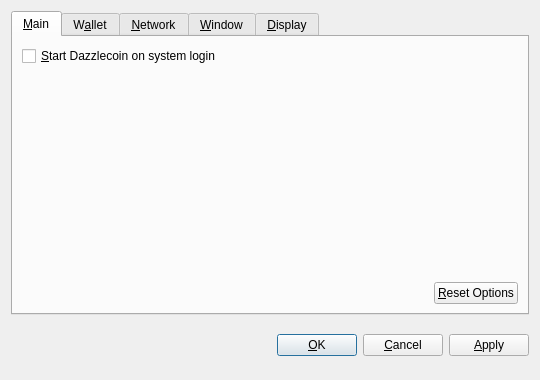
<?xml version="1.0" encoding="UTF-8"?>
<ui version="4.0">
 <class>OptionsDialog</class>
 <widget class="QDialog" name="OptionsDialog">
  <property name="geometry">
   <rect>
    <x>0</x>
    <y>0</y>
    <width>540</width>
    <height>380</height>
   </rect>
  </property>
  <property name="windowTitle">
   <string>Options</string>
  </property>
  <property name="modal">
   <bool>true</bool>
  </property>
  <layout class="QVBoxLayout" name="verticalLayout">
   <item>
    <widget class="QTabWidget" name="tabWidget">
     <property name="tabPosition">
      <enum>QTabWidget::North</enum>
     </property>
     <property name="currentIndex">
      <number>0</number>
     </property>
     <widget class="QWidget" name="tabMain">
      <attribute name="title">
       <string>&amp;Main</string>
      </attribute>
      <layout class="QVBoxLayout" name="verticalLayout_Main">
       <item>
        <widget class="QCheckBox" name="bitcoinAtStartup">
         <property name="toolTip">
          <string>Automatically start Dazzlecoin after logging in to the system.</string>
         </property>
         <property name="text">
          <string>&amp;Start Dazzlecoin on system login</string>
         </property>
        </widget>
       </item>
       <item>
        <spacer name="verticalSpacer_Main">
         <property name="orientation">
          <enum>Qt::Vertical</enum>
         </property>
         <property name="sizeHint" stdset="0">
          <size>
           <width>20</width>
           <height>40</height>
          </size>
         </property>
        </spacer>
       </item>
       <item>
        <layout class="QHBoxLayout" name="horizontalLayout_2_Main">
         <item>
          <spacer name="horizontalSpacer_2_Main">
           <property name="orientation">
            <enum>Qt::Horizontal</enum>
           </property>
           <property name="sizeHint" stdset="0">
            <size>
             <width>40</width>
             <height>20</height>
            </size>
           </property>
          </spacer>
         </item>
         <item>
          <widget class="QPushButton" name="resetButton">
           <property name="toolTip">
            <string>Reset all client options to default.</string>
           </property>
           <property name="text">
            <string>&amp;Reset Options</string>
           </property>
           <property name="autoDefault">
            <bool>false</bool>
           </property>
          </widget>
         </item>
        </layout>
       </item>
      </layout>
     </widget>
     <widget class="QWidget" name="tabWallet">
      <attribute name="title">
       <string>W&amp;allet</string>
      </attribute>
      <layout class="QVBoxLayout" name="verticalLayout_Network">
       <item>
        <widget class="QLabel" name="transactionFeeInfoLabel">
         <property name="text">
          <string>Optional transaction fee per kB that helps make sure your transactions are processed quickly. Most transactions are 1 kB.</string>
         </property>
         <property name="textFormat">
          <enum>Qt::PlainText</enum>
         </property>
         <property name="wordWrap">
          <bool>true</bool>
         </property>
        </widget>
       </item>
       <item>
        <layout class="QHBoxLayout" name="horizontalLayout_1_Main">
         <item>
          <widget class="QLabel" name="transactionFeeLabel">
           <property name="text">
            <string>Pay transaction &amp;fee</string>
           </property>
           <property name="textFormat">
            <enum>Qt::PlainText</enum>
           </property>
           <property name="buddy">
            <cstring>transactionFee</cstring>
           </property>
          </widget>
         </item>
         <item>
          <widget class="BitcoinAmountField" name="transactionFee"/>
         </item>
         <item>
          <spacer name="horizontalSpacer_1_Main">
           <property name="orientation">
            <enum>Qt::Horizontal</enum>
           </property>
           <property name="sizeHint" stdset="0">
            <size>
             <width>40</width>
             <height>20</height>
            </size>
           </property>
          </spacer>
         </item>
        </layout>
       </item>
       <item>
        <widget class="QLabel" name="label">
         <property name="text">
          <string>If you disable the spending of unconfirmed change, the change from a transaction cannot be used until that transaction has at least one confirmation. This also affects how your balance is computed.</string>
         </property>
         <property name="wordWrap">
          <bool>true</bool>
         </property>
        </widget>
       </item>
       <item>
        <widget class="QCheckBox" name="spendZeroConfChange">
         <property name="text">
          <string>Spend unconfirmed change  (experts only)</string>
         </property>
        </widget>
       </item>
       <item>
        <spacer name="verticalSpacer">
         <property name="orientation">
          <enum>Qt::Vertical</enum>
         </property>
         <property name="sizeHint" stdset="0">
          <size>
           <width>20</width>
           <height>40</height>
          </size>
         </property>
        </spacer>
       </item>
      </layout>
     </widget>
     <widget class="QWidget" name="tabNetwork">
      <attribute name="title">
       <string>&amp;Network</string>
      </attribute>
      <layout class="QVBoxLayout" name="verticalLayout_Network">
       <item>
        <widget class="QCheckBox" name="mapPortUpnp">
         <property name="toolTip">
          <string>Automatically open the Dazzlecoin client port on the router. This only works when your router supports UPnP and it is enabled.</string>
         </property>
         <property name="text">
          <string>Map port using &amp;UPnP</string>
         </property>
        </widget>
       </item>
       <item>
        <widget class="QCheckBox" name="connectSocks">
         <property name="toolTip">
          <string>Connect to the Dazzlecoin network through a SOCKS proxy (e.g. when connecting through Tor).</string>
         </property>
         <property name="text">
          <string>&amp;Connect through SOCKS proxy:</string>
         </property>
        </widget>
       </item>
       <item>
        <layout class="QHBoxLayout" name="horizontalLayout_Network">
         <item>
          <widget class="QLabel" name="proxyIpLabel">
           <property name="text">
            <string>Proxy &amp;IP:</string>
           </property>
           <property name="textFormat">
            <enum>Qt::PlainText</enum>
           </property>
           <property name="buddy">
            <cstring>proxyIp</cstring>
           </property>
          </widget>
         </item>
         <item>
          <widget class="QValidatedLineEdit" name="proxyIp">
           <property name="maximumSize">
            <size>
             <width>140</width>
             <height>16777215</height>
            </size>
           </property>
           <property name="toolTip">
            <string>IP address of the proxy (e.g. 127.0.0.1)</string>
           </property>
          </widget>
         </item>
         <item>
          <widget class="QLabel" name="proxyPortLabel">
           <property name="text">
            <string>&amp;Port:</string>
           </property>
           <property name="textFormat">
            <enum>Qt::PlainText</enum>
           </property>
           <property name="buddy">
            <cstring>proxyPort</cstring>
           </property>
          </widget>
         </item>
         <item>
          <widget class="QLineEdit" name="proxyPort">
           <property name="maximumSize">
            <size>
             <width>55</width>
             <height>16777215</height>
            </size>
           </property>
           <property name="toolTip">
            <string>Port of the proxy (e.g. 9050)</string>
           </property>
          </widget>
         </item>
         <item>
          <widget class="QLabel" name="socksVersionLabel">
           <property name="text">
            <string>SOCKS &amp;Version:</string>
           </property>
           <property name="textFormat">
            <enum>Qt::PlainText</enum>
           </property>
           <property name="buddy">
            <cstring>socksVersion</cstring>
           </property>
          </widget>
         </item>
         <item>
          <widget class="QValueComboBox" name="socksVersion">
           <property name="toolTip">
            <string>SOCKS version of the proxy (e.g. 5)</string>
           </property>
          </widget>
         </item>
         <item>
          <spacer name="horizontalSpacer_Network">
           <property name="orientation">
            <enum>Qt::Horizontal</enum>
           </property>
           <property name="sizeHint" stdset="0">
            <size>
             <width>40</width>
             <height>20</height>
            </size>
           </property>
          </spacer>
         </item>
        </layout>
       </item>
       <item>
        <spacer name="verticalSpacer_Network">
         <property name="orientation">
          <enum>Qt::Vertical</enum>
         </property>
         <property name="sizeHint" stdset="0">
          <size>
           <width>20</width>
           <height>40</height>
          </size>
         </property>
        </spacer>
       </item>
      </layout>
     </widget>
     <widget class="QWidget" name="tabWindow">
      <attribute name="title">
       <string>&amp;Window</string>
      </attribute>
      <layout class="QVBoxLayout" name="verticalLayout_Window">
       <item>
        <widget class="QCheckBox" name="minimizeToTray">
         <property name="toolTip">
          <string>Show only a tray icon after minimizing the window.</string>
         </property>
         <property name="text">
          <string>&amp;Minimize to the tray instead of the taskbar</string>
         </property>
        </widget>
       </item>
       <item>
        <widget class="QCheckBox" name="minimizeOnClose">
         <property name="toolTip">
          <string>Minimize instead of exit the application when the window is closed. When this option is enabled, the application will be closed only after selecting Quit in the menu.</string>
         </property>
         <property name="text">
          <string>M&amp;inimize on close</string>
         </property>
        </widget>
       </item>
       <item>
        <spacer name="verticalSpacer_Window">
         <property name="orientation">
          <enum>Qt::Vertical</enum>
         </property>
         <property name="sizeHint" stdset="0">
          <size>
           <width>20</width>
           <height>40</height>
          </size>
         </property>
        </spacer>
       </item>
      </layout>
     </widget>
     <widget class="QWidget" name="tabDisplay">
      <attribute name="title">
       <string>&amp;Display</string>
      </attribute>
      <layout class="QVBoxLayout" name="verticalLayout_Display">
       <item>
        <layout class="QHBoxLayout" name="horizontalLayout_1_Display">
         <item>
          <widget class="QLabel" name="langLabel">
           <property name="text">
            <string>User Interface &amp;language:</string>
           </property>
           <property name="textFormat">
            <enum>Qt::PlainText</enum>
           </property>
           <property name="buddy">
            <cstring>lang</cstring>
           </property>
          </widget>
         </item>
         <item>
          <widget class="QValueComboBox" name="lang">
           <property name="toolTip">
            <string>The user interface language can be set here. This setting will take effect after restarting Dazzlecoin.</string>
           </property>
          </widget>
         </item>
        </layout>
       </item>
       <item>
        <layout class="QHBoxLayout" name="horizontalLayout_2_Display">
         <item>
          <widget class="QLabel" name="unitLabel">
           <property name="text">
            <string>&amp;Unit to show amounts in:</string>
           </property>
           <property name="textFormat">
            <enum>Qt::PlainText</enum>
           </property>
           <property name="buddy">
            <cstring>unit</cstring>
           </property>
          </widget>
         </item>
         <item>
          <widget class="QValueComboBox" name="unit">
           <property name="toolTip">
            <string>Choose the default subdivision unit to show in the interface and when sending coins.</string>
           </property>
          </widget>
         </item>
        </layout>
       </item>
       <item>
        <widget class="QCheckBox" name="displayAddresses">
         <property name="toolTip">
          <string>Whether to show Dazzlecoin addresses in the transaction list or not.</string>
         </property>
         <property name="text">
          <string>&amp;Display addresses in transaction list</string>
         </property>
        </widget>
       </item>
       <item>
        <widget class="QCheckBox" name="coinControlFeatures">
         <property name="toolTip">
          <string>Whether to show coin control features or not.</string>
         </property>
         <property name="text">
          <string>Display coin &amp;control features (experts only!)</string>
         </property>
        </widget>
       </item>
       <item>
        <spacer name="verticalSpacer_Display">
         <property name="orientation">
          <enum>Qt::Vertical</enum>
         </property>
         <property name="sizeHint" stdset="0">
          <size>
           <width>20</width>
           <height>40</height>
          </size>
         </property>
        </spacer>
       </item>
      </layout>
     </widget>
    </widget>
   </item>
   <item>
    <layout class="QHBoxLayout" name="horizontalLayout_Buttons">
     <item>
      <spacer name="horizontalSpacer_1">
       <property name="orientation">
        <enum>Qt::Horizontal</enum>
       </property>
       <property name="sizeHint" stdset="0">
        <size>
         <width>40</width>
         <height>48</height>
        </size>
       </property>
      </spacer>
     </item>
     <item>
      <widget class="QLabel" name="statusLabel">
       <property name="font">
        <font>
         <weight>75</weight>
         <bold>true</bold>
        </font>
       </property>
       <property name="text">
        <string/>
       </property>
       <property name="textFormat">
        <enum>Qt::PlainText</enum>
       </property>
       <property name="wordWrap">
        <bool>true</bool>
       </property>
      </widget>
     </item>
     <item>
      <spacer name="horizontalSpacer_2">
       <property name="orientation">
        <enum>Qt::Horizontal</enum>
       </property>
       <property name="sizeHint" stdset="0">
        <size>
         <width>40</width>
         <height>48</height>
        </size>
       </property>
      </spacer>
     </item>
     <item>
      <widget class="QPushButton" name="okButton">
       <property name="text">
        <string>&amp;OK</string>
       </property>
      </widget>
     </item>
     <item>
      <widget class="QPushButton" name="cancelButton">
       <property name="text">
        <string>&amp;Cancel</string>
       </property>
       <property name="autoDefault">
        <bool>false</bool>
       </property>
      </widget>
     </item>
     <item>
      <widget class="QPushButton" name="applyButton">
       <property name="text">
        <string>&amp;Apply</string>
       </property>
       <property name="autoDefault">
        <bool>false</bool>
       </property>
      </widget>
     </item>
    </layout>
   </item>
  </layout>
 </widget>
 <customwidgets>
  <customwidget>
   <class>BitcoinAmountField</class>
   <extends>QSpinBox</extends>
   <header>bitcoinamountfield.h</header>
  </customwidget>
  <customwidget>
   <class>QValueComboBox</class>
   <extends>QComboBox</extends>
   <header>qvaluecombobox.h</header>
  </customwidget>
  <customwidget>
   <class>QValidatedLineEdit</class>
   <extends>QLineEdit</extends>
   <header>qvalidatedlineedit.h</header>
  </customwidget>
 </customwidgets>
 <resources/>
 <connections/>
</ui>
